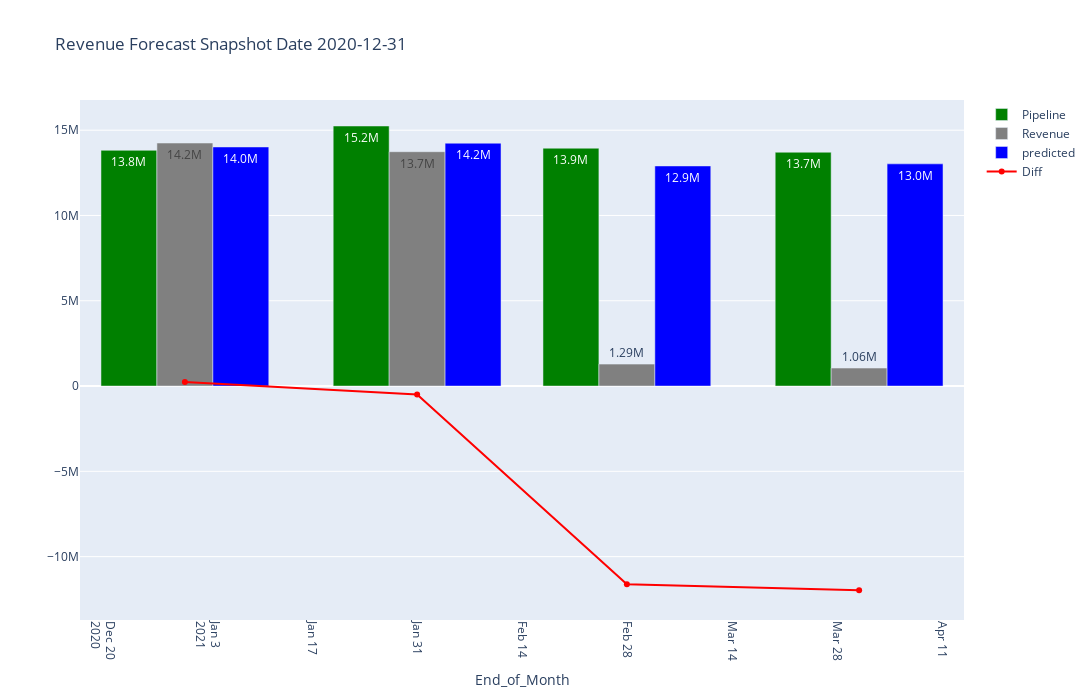

Source (notebook cell):
### Code cell
#!/usr/bin/python
# -*- coding: utf-8 -*-
import plotly.express as px
import plotly.graph_objs as go
fig_width = 1500
fig_height = 700
df = final_merge_df.query('Relative_Snapshot_Month_Offset == -2 and Relative_Offset >= 0 and Relative_Offset <= 3')

df['End_of_Month'] = pd.to_datetime(df['End_of_Month'
                                    ]).dt.date.astype(str)
df['Snapshot_Date_Short'] = pd.to_datetime(df['Snapshot_Date_Short'
        ]).dt.date.astype(str)

x = 'End_of_Month'
y = 'Pipeline'
y1 = 'Revenue'
y2 = 'predicted'
y3 = 'Diff'

trace1 = go.Bar(x=df[x], y=df[y], text=df[y], name=y,
                marker_color='green')
trace2 = go.Bar(x=df[x], y=df[y1], text=df[y1], name=y1,
                marker_color='grey')
trace3 = go.Bar(x=df[x], y=df[y2], text=df[y2], name=y2,
                marker_color='blue')  # mode="lines",

data = [trace1, trace2, trace3]

layout = go.Layout(
    title_text='Revenue Forecast Snapshot Date' + ' '
        + df['Snapshot_Date_Short'].max(),
    barmode='group',
    uniformtext_minsize=8,
    uniformtext_mode='hide',
    width=fig_width,
    height=fig_height,
    )
fig = go.Figure(data=data, layout=layout)
fig.update_traces(texttemplate='%{text:.3s}', textposition='auto',
                  #textfont_color='white'
                  )

trace4 = go.Scatter(x=df[x], y=df[y3], text=df[y3], name=y3,
                marker_color='red', mode="markers+lines")
fig.add_trace(trace4)   
          
'''
fig.add_trace(go.Scatter(
    x=df[x],
    y=df[y3],
    text=df[y3],
    mode='lines',
    line=go.scatter.Line(color='red'),
    name='Diff'
    ))
'''
fig.update_xaxes(tickangle=90, title_text=x)

        # title_font = {"size": 20},
        # title_standoff = 25

iplot(fig)

### Figure 1 — Plotly figure (JSON) as saved in the notebook; plotly's stock layout.template omitted (floating-point values rounded to 4 significant figures)
{"data": [{"marker": {"color": "green"}, "name": "Pipeline", "text": [13821226, 15245924, 13943871, 13708009], "textposition": "auto", "texttemplate": "%{text:.3s}", "type": "bar", "x": ["2020-12-31", "2021-01-31", "2021-02-28", "2021-03-31"], "y": [13821226, 15245924, 13943871, 13708009]}, {"marker": {"color": "grey"}, "name": "Revenue", "text": [14248280, 13738529, 1285947, 1055739], "textposition": "auto", "texttemplate": "%{text:.3s}", "type": "bar", "x": ["2020-12-31", "2021-01-31", "2021-02-28", "2021-03-31"], "y": [14248280, 13738529, 1285947, 1055739]}, {"marker": {"color": "blue"}, "name": "predicted", "text": [14015906, 14237396, 12904120, 13026896], "textposition": "auto", "texttemplate": "%{text:.3s}", "type": "bar", "x": ["2020-12-31", "2021-01-31", "2021-02-28", "2021-03-31"], "y": [14015906, 14237396, 12904120, 13026896]}, {"marker": {"color": "red"}, "mode": "markers+lines", "name": "Diff", "text": [232374, -498867, -11618173, -11971157], "type": "scatter", "x": ["2020-12-31", "2021-01-31", "2021-02-28", "2021-03-31"], "y": [232374, -498867, -11618173, -11971157]}], "layout": {"barmode": "group", "height": 700, "title": {"text": "Revenue Forecast Snapshot Date 2020-12-31"}, "uniformtext": {"minsize": 8, "mode": "hide"}, "width": 1500, "xaxis": {"tickangle": 90, "title": {"text": "End_of_Month"}}}}
